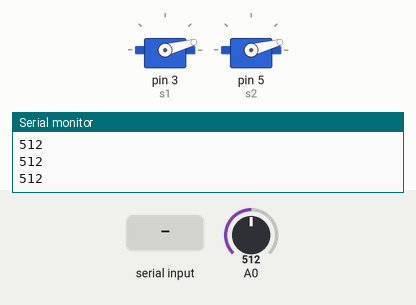
A sketch run on a simulated Arduino Uno, built with avr-gcc and run on an emulated ATmega328P. Parts: 2 × servo, the last lines printed to the serial monitor. Inputs (shaded band) come from the test bench; at power-on: A0 = 512.

Above: at 1.2 s.
1.3 s: "90,45\n" received over Serial
At 2.1 s:
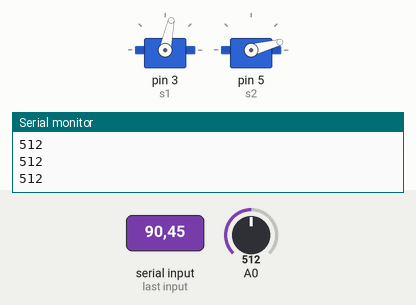
3.8 s: A0 set to 716
At 4.4 s:
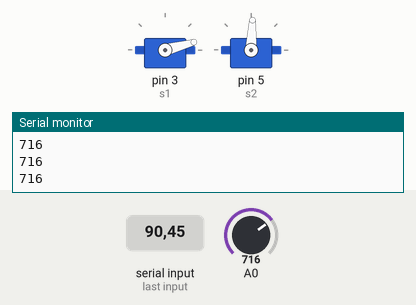
5.3 s: "5\n" received over Serial
At 5.6 s:
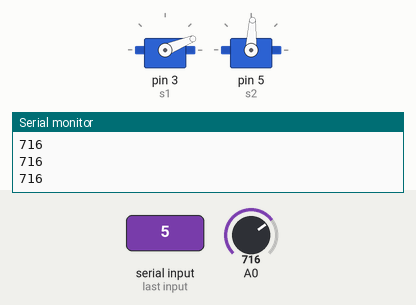
7.8 s: A0 set to 900
At 8.7 s:
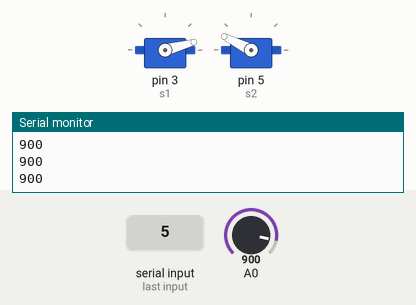
9.3 s: "30,150\n" received over Serial
At 9.7 s:
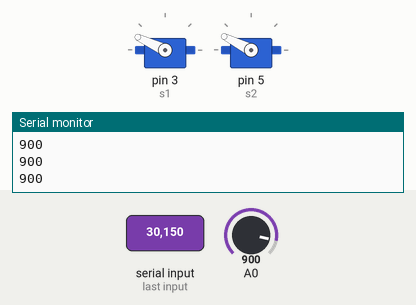
11.8 s: "90,45\n" received over Serial
At 12.6 s:
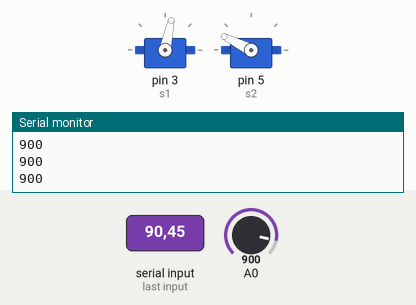
Timing chart, 0 to 14.8 s (numbered marks = the images above; inputs shaded):
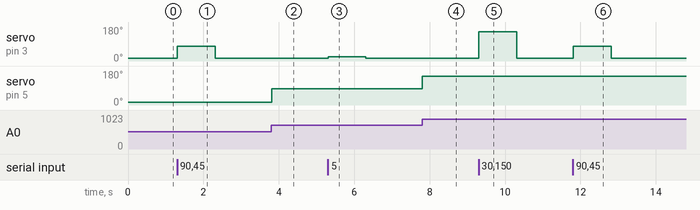

The sketch:

servo2.ino
```cpp
#include <Servo.h>

Servo s1;
Servo s2;
int angle = 15;

int min = 900;
int max = 905;

void setup() {
  // put your setup code here, to run once:
  Serial.begin(9600);
  s1.attach(3);
  s2.attach(5);
}

void loop() {
  if (Serial.available() > 0) {
    angle = Serial.parseInt();
    angle = angle < 0 ? 0 : angle;
    angle = angle > 100 ? 100 : angle;
    angle = map(angle, 0, 100, 15, 155);
  }
  s1.write(angle);
  int cur = analogRead(0);
  Serial.println(cur);
  if(cur < min) min = cur;
  if(cur > max) max = cur;
  s2.write(map(cur, min, max, 15, 155));
}
```

Measured:
- after the input at 1.3 s, servo on pin 3 (s1): 15° → 78° at once, → 15° 1.0 s later
- after the input at 3.8 s, servo on pin 5 (s2): 15° → 87° at once
- after the input at 5.3 s, servo on pin 3 (s1): 15° → 22° at once, → 15° 1.0 s later
- after the input at 7.8 s, servo on pin 5 (s2): 87° → 153° at once
- after the input at 9.3 s, servo on pin 3 (s1): 15° → 155° at once, → 15° 1.0 s later
- after the input at 11.8 s, servo on pin 3 (s1): 15° → 78° at once, → 15° 1.0 s later
